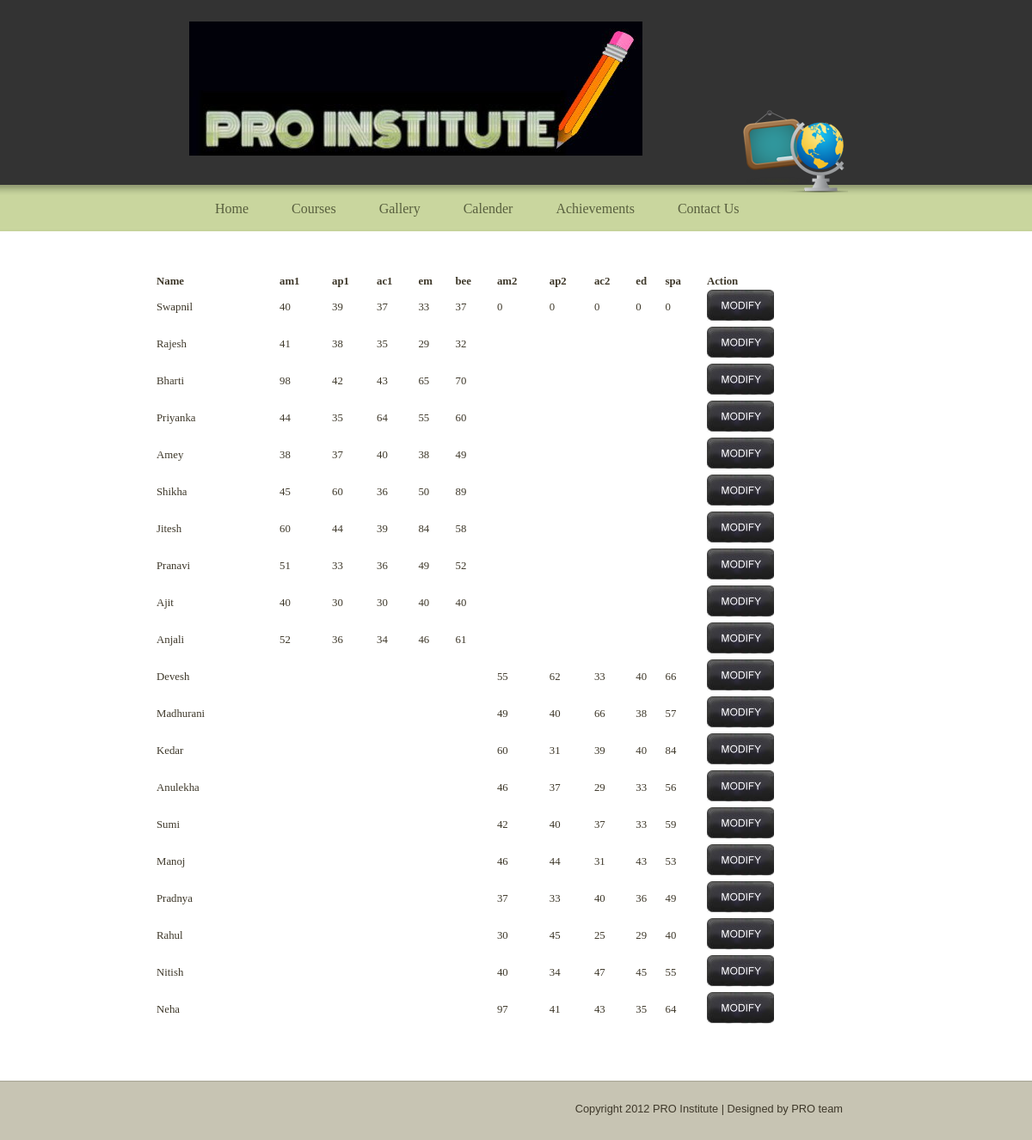
/PRO/modifyr.php, run on the app's committed database.
### tables this page shows
CREATE TABLE IF NOT EXISTS `result` (
  `Rollno` int(11) NOT NULL,
  `Name` text NOT NULL,
  `m1` int(11) DEFAULT NULL,
  `p1` int(11) DEFAULT NULL,
  `c1` int(11) DEFAULT NULL,
  `em` int(11) DEFAULT NULL,
  `bee` int(11) DEFAULT NULL,
  `m2` int(11) DEFAULT NULL,
  `p2` int(11) DEFAULT NULL,
  `c2` int(11) DEFAULT NULL,
  `ed` int(11) DEFAULT NULL,
  `spa` int(11) DEFAULT NULL,
  PRIMARY KEY (`Rollno`)
);

### PRO/modifyr.php (the view, shortened to what this page needs)
<!DOCTYPE html>
<html>
<head>
<link rel='stylesheet' type='text/css' href='http://cdn1.editmysite.com/editor/libraries/fancybox/fancybox.css?1349735617'></script>
<link rel='stylesheet' href='http://cdn1.editmysite.com/editor/images/common/common-v2.css?buildTime=1349735617' type='text/css' />
<link rel='stylesheet' type='text/css' href='files/main_style.css?1349893634' title='wsite-theme-css' />
</head>
<body class='wsite-theme-light no-header-page wsite-page-visitor'>
<div id="header-wrapper">
	<div id="header-top">
		<div id="icon"></div>
		<table id="header">
			<tr>
				<td id="logo"><span class='wsite-logo'><a href=''><img src='uploads/1/3/9/3/13935928/logo.jpg' /></a></span></td>
				<td id="header-right">
				</td>
			</tr>
		</table>
	</div>
</div>
<div id="wrapper">
	<div id="content-wrapper">
		<div id="navigation">
			<ul><li id='pg756757160479977039'><a href='index.html'>Home</a></li><li id='pg104995124809686092'><a href='courses.html'>Courses</a></li><li id='pg830857762625900092'><a href='gallery.html'>Gallery</a></li><li id='pg606659361367116278'><a href='calender.html'>Calender</a></li><li id='pg830396505791146032'><a href='achievements.html'>Achievements</a></li><li id='pg191142817225846313'><a href='contact-us.html'>Contact Us</a></li></ul>
		</div>
		<div id="content">
		</div>
	</div>
</div>
<div align="center">
    <?php
	 	 $link=mysql_connect("localhost","root","") or die("Cannot Connect to the database!");
	 $query="SELECT * FROM result";
		  $resource=mysql_query($query,$link);
		 echo "
		<table align=\"center\" border=\"0\" width=\"70%\">
		<tr>
		<td><b>Name</b></td> <td><b>am1</b></td> <td><b>ap1</b></td> <td><b>ac1</b></td> <td><b>em</b></td> <td><b>bee</b></td> <td><b>am2</b></td> <td><b>ap2</b></td> <td><b>ac2</b></td> <td><b>ed</b></td> <td><b>spa</b></td> <td><b>Action</b></td> </tr> ";
while($result=mysql_fetch_array($resource))
	{
	echo "<tr><td>".$result[1]."</td><td>".$result[2]."</td><td>".$result[3]."</td><td>".$result[4]."</td><td>".$result[5]."</td><td>".$result[6]."</td><td>".$result[7]."</td><td>".$result[8]."</td><td>".$result[9]."</td><td>".$result[10]."</td><td>".$result[11]."</td><td>
	<a href=\"modifyr2.php?id=".$result[0]."\"><img border=\"0\" src=\"uploads/1/3/9/3/13935928/modify.jpg\" onmouseover=\"this.src='uploads/1/3/9/3/13935928/modifymouseover.jpg';\" onmouseout=\"this.src='uploads/1/3/9/3/13935928/modify.jpg';\" /></a>
	</td></tr>";
	} echo "</table>";
	 ?>
      </div>
<br></br><br></br>
<div id="footer">
	<div id="footer-content"><div id="footer-content"> Copyright 2012 PRO Institute | Designed by PRO team </div></div>
</div>
</body>
</html>

### PRO/files/main_style.css (style rules this page uses)
* { margin: 0; padding: 0; }
body { background-color: #fffff; font-family: Georgia, "Times New Roman", Times, serif; font-size: .8em; color: #3e382a; margin: 0; padding: 0; }
#header-top { width: 760px; margin: 0 auto; }
#wrapper { margin-top: -19px; background: #fff url(theme/background.png?528507) repeat-x center top; }
#content-wrapper { position: relative; width: 760px; margin: 0 auto; }
#icon { background: transparent url(theme/icons.png?528507) no-repeat center bottom; position: absolute; z-index: 10; left: 644px; bottom: 10px; width: 122px; height: 96px; }
a { color: #a2ac81; text-decoration: none; }
#header-top { position: relative; }
#header-wrapper { background-color: #333333; }
#logo, #logo a, #logo .wsite-logo a { color: #fff; text-decoration: none; }
#content { margin-top: 24px; padding-bottom: 25px; }
#navigation { margin: 0 0 11px 0; height: 43px; width: 700px; float: left; position: relative; z-index: 11; }
#navigation ul { margin: 0; padding: 0; }
#navigation li { float: left; font-size: 16px; text-align: center; list-style: none; margin: 0; height: 35px; }
#navigation a:link { color: #585f3e; text-decoration: none; }
#navigation a { height: 35px; display: inline-block; padding: 19px 20px 0 30px; }
#header { width: 100%; height: 125px; }
#header, #header table { border-collapse: collapse; border-spacing: 0; }
#header td { vertical-align: middle; text-align: left; }
#logo { padding: 25px 0 45px 0; font-size: 2.5em; font-style: italic; }
#header-right { padding: 0 140px 20px 10px; }
#footer { background: #C7C4B3 url(theme/footer_background.gif?528507) repeat-x center top; padding-top: 25px; padding-bottom: 29px; text-align: right; }
#footer-content { width: 760px; margin: 0 auto; font-family: "lucida grande", arial, sans-serif; }

### data on the page
result: Name "Swapnil", m1 "40", p1 "39", c1 "37", em "33", bee "37", m2 "0", p2 "0", c2 "0", ed "0", spa "0"
result: Name "Rajesh", m1 "41", p1 "38", c1 "35", em "29", bee "32"
result: Name "Bharti", m1 "98", p1 "42", c1 "43", em "65", bee "70"
result: Name "Priyanka", m1 "44", p1 "35", c1 "64", em "55", bee "60"
result: Name "Amey", m1 "38", p1 "37", c1 "40", em "38", bee "49"
result: Name "Shikha", m1 "45", p1 "60", c1 "36", em "50", bee "89"
result: Name "Jitesh", m1 "60", p1 "44", c1 "39", em "84", bee "58"
result: Name "Pranavi", m1 "51", p1 "33", c1 "36", em "49", bee "52"
result: Name "Ajit", m1 "40", p1 "30", c1 "30", em "40", bee "40"
result: Name "Anjali", m1 "52", p1 "36", c1 "34", em "46", bee "61"
result: Name "Devesh", m2 "55", p2 "62", c2 "33", ed "40", spa "66"
result: Name "Madhurani", m2 "49", p2 "40", c2 "66", ed "38", spa "57"
result: Name "Kedar", m2 "60", p2 "31", c2 "39", ed "40", spa "84"
result: Name "Anulekha", m2 "46", p2 "37", c2 "29", ed "33", spa "56"
result: Name "Sumi", m2 "42", p2 "40", c2 "37", ed "33", spa "59"
result: Name "Manoj", m2 "46", p2 "44", c2 "31", ed "43", spa "53"
result: Name "Pradnya", m2 "37", p2 "33", c2 "40", ed "36", spa "49"
result: Name "Rahul", m2 "30", p2 "45", c2 "25", ed "29", spa "40"
result: Name "Nitish", m2 "40", p2 "34", c2 "47", ed "45", spa "55"
result: Name "Neha", m2 "97", p2 "41", c2 "43", ed "35", spa "64"
